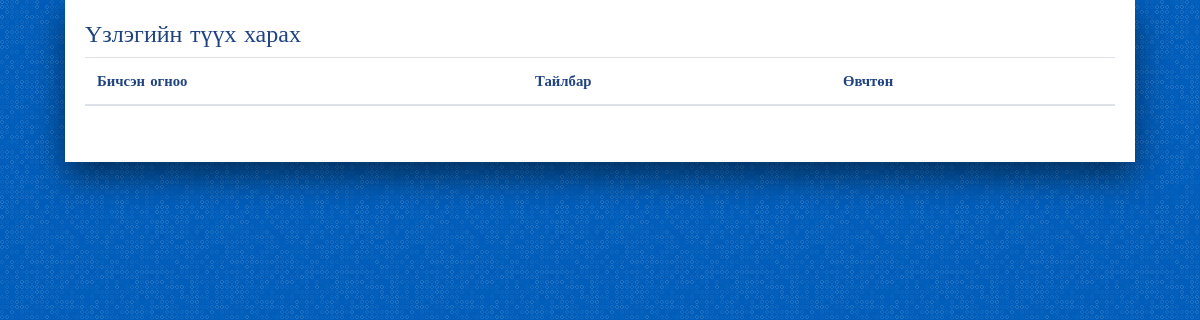
/drug/history_list/, run on an earlier commit of the app's database.
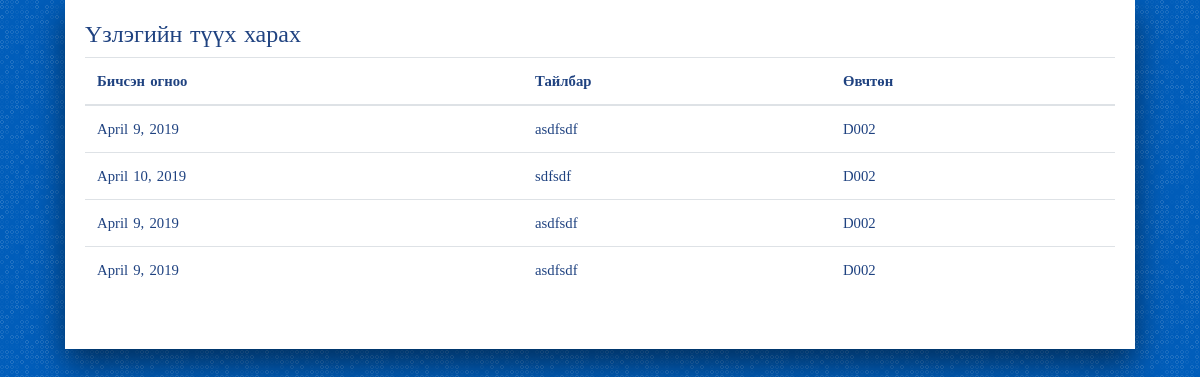
And on a later commit of the database.
### drug/models.py (models this page shows, shortened)
class History(models.Model):
    costumer = models.ForeignKey(User, on_delete=models.SET_NULL, null=True, blank=True)
    date = models.DateField(default=timezone.now)
    disc = models.CharField(max_length=200, null=True, blank=True)

### drug/views.py (the view)
def history_list(request, template_name='drug/history_list.html'):
    history = History.objects.all()
    data = {}
    data['history'] = history
    return render(request, template_name, data)

### account/models.py (called while the page is built)
    def __str__(self):
        return "{}".format(self.username)

### drug/templates/drug/history_list.html
{% extends 'base.html' %}
{% load staticfiles %}
{% block content %}
<h4>Үзлэгийн түүх харах</h4>
<table class="table">
<thead>
    <tr>
      <th> Бичсэн огноо</th>
      <th> Тайлбар </th>
      <th> Өвчтөн </th>
    </tr>
</thead>
  <tbody>
      {% for drug in history %}
      <tr>
        <td>{{ drug.date }}</td>
        <td>{{ drug.disc }}</td>
        <td>{{ drug.costumer }}</td>
      </tr>
      {% endfor %}
  </tbody>
</table>
{% endblock %}

What changed in the data, as far as the page shows it:
added History: date "April 9, 2019", disc "asdfsdf", costumer "D002"
added History: date "April 10, 2019", disc "sdfsdf", costumer "D002"
added History: date "April 9, 2019", disc "asdfsdf", costumer "D002"
added History: date "April 9, 2019", disc "asdfsdf", costumer "D002"
